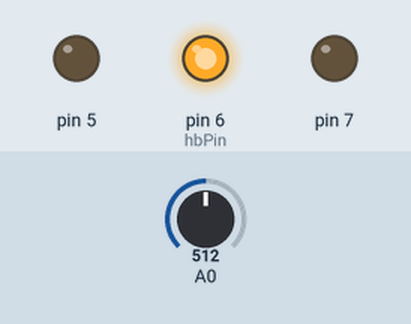
A sketch run on a simulated Arduino Uno, built with avr-gcc and run on an emulated ATmega328P. Shown: output pins drawn as LEDs (lit = HIGH). The test bench sets the inputs (shaded band); at power-on: A0 = 512. What the sketch prints to the serial monitor is not drawn.

Above: at 2.1 s.
At 10.1 s:
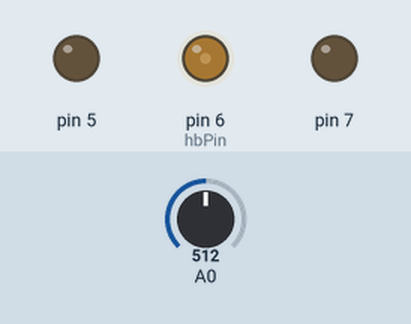
At 19.5 s:
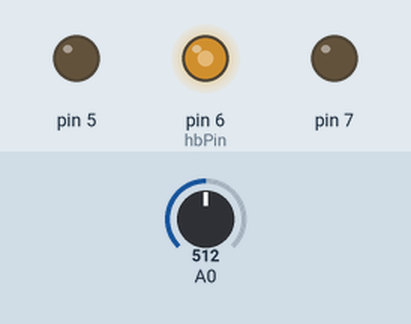
At 31.2 s:
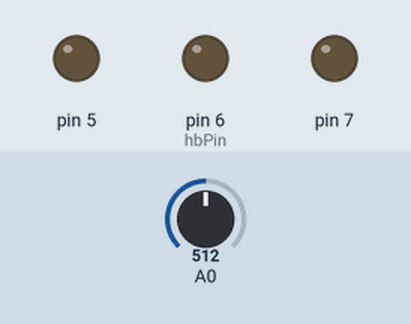
Timing chart, 0 to 40.0 s (numbered marks = the images above):
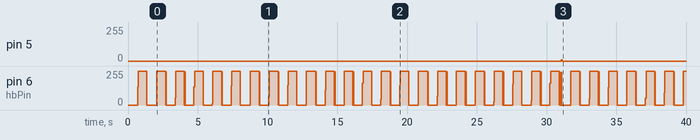

Measured:
- by itself, pin 5: 0/255 → 9/255 at 31.0 s, → 0/255 0.08 s later

The sketch:

CPU_Fan.ino
```cpp
float pastVoltages[10];
int currentLoc = 0;

int hbPin = 6;

double speed;
double low = 1;
double high = 10;
double baseTime = 10;

double hbVal = 0;
int hbDir = 1;
int hbIncr = 5;
long int hbTimer = 0;

void setup()
{
        Serial.begin(9600);
        pinMode(7, OUTPUT);
        pinMode(hbPin, OUTPUT);

        Serial.println("Hello there, world!");
}


void heartbeat()
{
        if(millis() - hbTimer > 10)
        {

                if(((hbVal + hbIncr * hbDir) > 255)  || ((hbVal + hbIncr * hbDir) < 0))
                {
                        hbDir = -hbDir;
                }

                if(hbDir == -1)
                {
                        hbVal = hbVal - hbIncr;
                }
                else if(hbDir == 1)
                {
                        hbVal = hbVal + hbIncr;
                }

                analogWrite(hbPin, hbVal);

                hbTimer = millis();
        }
}

float read_SmoothAnalog()
{
        float result = 0;

        pastVoltages[currentLoc] = analogRead(0);
        currentLoc += 1;

        for(int i = 0; i<10; i++)
        {
                result += pastVoltages[i];
        }

        result /= 10;

        return map(result, 0, 920, 0, 10);
}

void loop()
{
        heartbeat();

        analogWrite(5, (speed/10)*255);

        speed = read_SmoothAnalog();


        low = speed;
        high = baseTime - speed;
}
```
